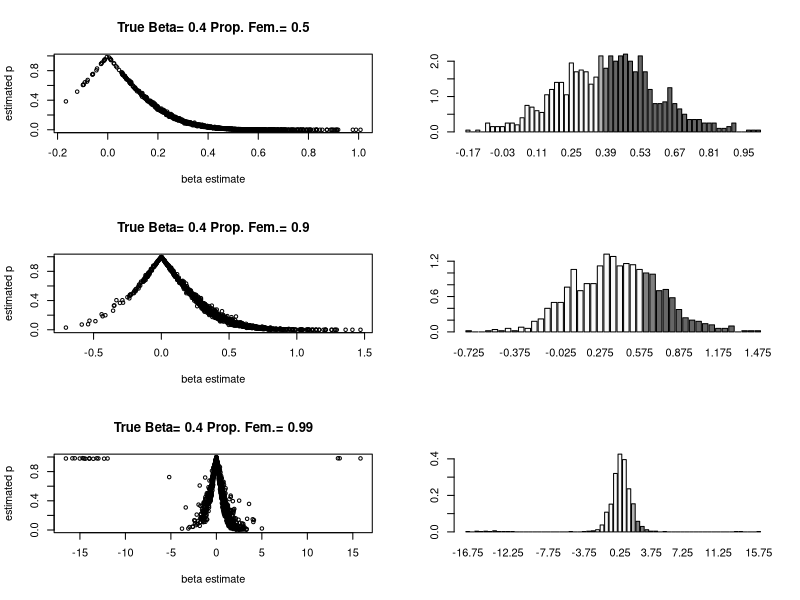

R code for this plot:
### Paul Johnson <pauljohn@ku.edu>
### 2010-06-16, cleanup 2014-08-05

### Question arose in the categorical analysis class today.

### If one fits a logistic regression to estimate the effect of, say
### sex, what "goes wrong" if the numbers of men and women in a sample
### becomes "unbalanced".

### So I spent the afternoon writing this down.  Please run it, then
### look at the figure. The "true beta" for sex is 0.4.

### In the plot on the left, you see the estimates of beta plotted
### against the reported p values for the hypothesis test that the
### Null hypothesis that beta=0. On the right side, you see the
### histogram for the sampling distribution of 1000 runs.
### The color coding of the bars represents the proportion of beta
### estimates in that range which are judged 'statistically
### significant' at the 0.05 level.

### What do I see when I look at this?

### People who say "don't report betas unless they have p < 0.05
### are doing a lot of damage to our body of knowledge. Here, you
### know the "True" beta is 0.4, the estimates for balanced samples
### are around 0.4, but if you only look at the ones with small
### p values, you are creating a very biased picture for yourself.

### Second, as long as the imbalance between men and women is not
### worse than 90% to 10%, the beta estimates are not too horribly
### affected.  Of course, the best estimates (in terms of efficiency)
### are obtained with the split is 50-50.
### pj


N <- 1000
A <- -1
B <- 0.3


x <- 1 + 10 * rnorm(N)
myeta <- A + B * x

simLogit <- function(myeta){
    myN <- length(myeta)
    mypi <- exp(myeta)/(1+exp(myeta)) ## SAME AS 1/(1+exp(-myeta))
    myunif <- runif(myN)
    y <- ifelse(myunif < mypi, 1, 0)
}

y <- simLogit(myeta)


##plot(x,y, main=bquote( eta[i] == .(A) +   .(B) * x[i] ))

###text ( 0.5*max(x), 0.5, expression( Prob( y[i] == 1) == frac( 1 , 1 + exp(-eta[i] ))))

### This calculates just one logistic regression
myglm1 <- glm ( y ~ x, family = binomial(link = "logit") )
summary(myglm1)



simUnbalanced <- function(iter=0, C, PrFem){
  sex <- ifelse(runif(N) < PrFem,0,1)
  myeta <- A + B * x + C * sex
  sex <- factor(sex, levels=c(0,1), labels=c("M","F"))
  y <- simLogit(myeta)
  myglm2 <- glm ( y ~ x + sex, family = binomial(link="logit") )
  myglm2sum <- coef(summary(myglm2))
  est <- myglm2sum[3,]
  est
}

gc <- gray.colors(10)



createFigs <- function(result){
  dat <- result[[1]]
  C <- result[["C"]]
  PrFem <- result[["PrFem"]]
  mybeta <- dat[1,]

  ##hist(mybeta,freq=F,breaks=50)
  hrow1 <- hist(mybeta,breaks=50, plot=F)
  mybreaks <- hrow1$breaks

  breakMember <- cut(dat[1,], mybreaks)

  mypval <- dat[4,]

  mysignif <- ifelse( (mypval < 0.05 ) , 1, 0)
  
  df <- data.frame(mybeta, mypval, mysignif, breakMember)

  propsig <- by(df$mysignif, INDICES=list(df$breakMember), mean, simplify = TRUE)
  mytrat <- dat[3,]
  
  mycounts <- hrow1$counts
  
  
  ##plot( hrow1$breaks[-1], hrow1$density, type="S")
  
  plot(dat[1,], dat[4,], xlab = "beta estimate", ylab = "estimated p",
       cex = 0.7, main = paste("True Beta=", C, "Prop. Fem.=", PrFem))
  
  gc <- gray.colors(10)

  gc <- c("gray98","gray70","gray50","gray40")
  
  cut(propsig, breaks=c(-1,0.1,0.5,0.9,1.1))
  
  catpropsig <- cut(propsig, breaks = c(-1,0.1,0.5,0.9,1.1), ordered = TRUE,
                    labels = c("0","lth","mth","1"))
  
  barplot(hrow1$density, col=gc[as.numeric(catpropsig)], names=hrow1$mids)
}

## TO save graphs into a file, change SAVEME to TRUE
SAVEME <- FALSE

## If you want all of the graphs in one big file, change onefile
## to TRUE
if (SAVEME) pdf(file = "logitUnbalanced-%03d.pdf", height=10,
                width=7.5, paper="special", onefile = FALSE)
par(mfrow = c(3,2)) ## 3 x 2 array of graphs. Want separate pages?
                                        # Don't run this

C <- 0.4
PrFem <- 0.5

result45 <- list(sapply(1:1000, simUnbalanced, C = C, PrFem = PrFem),
                 C = C, PrFem = PrFem)



createFigs(result45)

PrFem <- 0.9

result49 <- list(sapply(1:1000, simUnbalanced, C = C, PrFem = PrFem),
                 C = C, PrFem = PrFem)

createFigs(result49)

PrFem <- 0.99

dat499 <- list(sapply(1:1000, simUnbalanced, C = C, PrFem = PrFem), C
               = C, PrFem = PrFem)

createFigs(dat499)

if (SAVEME) dev.off()
